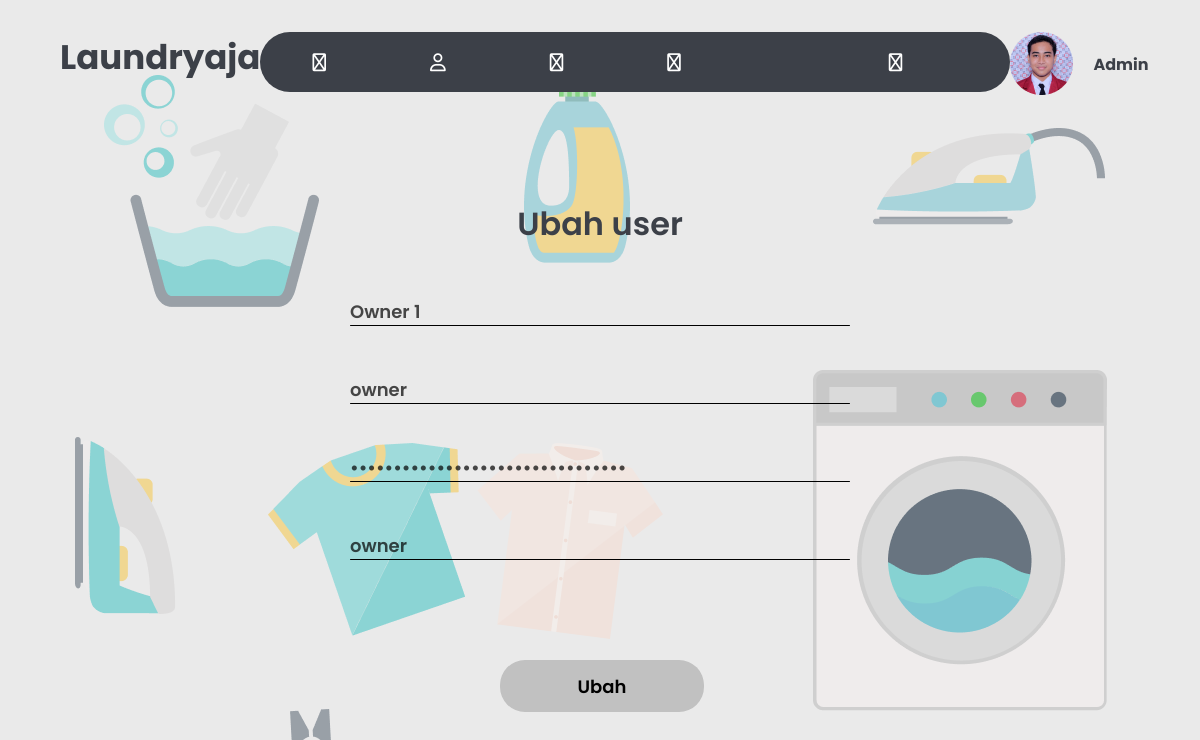
The app's page /admin/ubah_user.php?id=3&action=owner (signed in) with its own data.
### tables this page shows
CREATE TABLE `user` (
  `id` int(11) NOT NULL,
  `nama` varchar(100) NOT NULL,
  `username` varchar(30) NOT NULL,
  `password` text NOT NULL,
  `role` enum('admin','kasir','owner') NOT NULL
);

### admin/ubah_user.php (the view, shortened to what this page needs)
<?php
    include 'navbar.php';
?>
<!DOCTYPE html>
<html lang="en">
<head>
    <link rel="stylesheet" href="../assets/css/style-ubah-user.css">
</head>
<body>
    <div class="container">
        <div class="login">
            <div class="login-logo">
                <h2>Ubah user</h2>
            </div>
            <?php
            include "../koneksi.php";
            $qry_get_user = mysqli_query($conn, "select * from user where id = '" . $_GET['id'] . "'");
            $dt_user = mysqli_fetch_array($qry_get_user);
            ?>
            <div class="login-form">
                <form action="proses_ubah_user.php" method="post">
                    <input type="text" id="name" name="nama" value="<?= $dt_user['nama'] ?>">
                    <div class="line-dark"></div>
                    <input type="text" id="address" name="username" value="<?= $dt_user['username'] ?>">
                    <div class="line-dark"></div>
                    <input type="password" id="telp" name="password" value="<?= $dt_user['password'] ?>">
                    <div class="line-dark"></div>
                    <input type="text" id="gender" name="role" value="<?= $dt_user['role'] ?>">
                    <div class="line-dark"></div>
                    <input type="submit" id="login" value="Ubah">
                </form>
            </div>
        </div>
    </div>
</body>
</html>

### assets/css/style-navbar-admin4.css (style rules this page uses)
* { margin: 0; padding: 0; box-sizing: border-box; font-family: 'poppins'; }
.container { width: 90%; margin: 0 auto; }
body { background-image: url(../img/Login.png); }

### assets/css/style-ubah-user.css (style rules this page uses)
* { margin: 0; padding: 0; box-sizing: border-box; font-family: 'poppins'; }
.container { width: 90%; margin: 0 auto; }
body { background-image: url(../img/Login.png); }
.login { margin: 120px 0; }
.login-logo { display: flex; justify-content: center; }
.login-logo h2 { font-size: 32px; font-weight: 600; color: #3C4048; }
.login-form { margin: 50px 0; display: flex; justify-content: center; }
.login-form #name { width: 500px; font-size: 18px; font-weight: 600; opacity: 70%; border-style: none; background: none; }
.login-form #address { width: 500px; margin-top: 50px; font-size: 18px; font-weight: 600; opacity: 70%; border-style: none; background: none; }
.login-form #gender { width: 500px; margin-top: 50px; font-size: 18px; font-weight: 600; opacity: 70%; border-style: none; background: none; }
.login-form #telp { width: 500px; margin-top: 50px; font-size: 18px; font-weight: 600; opacity: 70%; border-style: none; background: none; }
.login-form #login { margin-left: 150px; margin-top: 100px; font-size: 18px; font-weight: 600; border-style: none; border-radius: 25px; background-color: #c1c1c1; width: 204px; height: 52px; cursor: pointer; }
.line-dark { width: 500px; height: 1px; background-color: #000; border-radius: 50px; }

### records on screen
user: nama "Owner 1", username "owner", role "owner"

### other values on screen
$_SESSION['nama'] "Admin"
